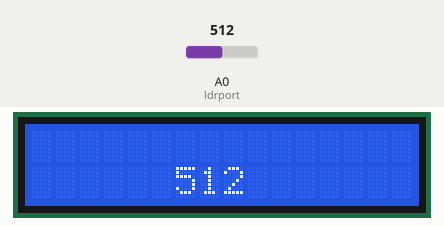
Bench run of a sketch on a simulated Arduino Uno, built with avr-gcc and run on an emulated ATmega328P. Parts: 16×2 character LCD. The test bench sets the inputs (shaded band); at power-on: A0 (ldrport) = 512. What the sketch prints to the serial monitor is not drawn.

Above: at 1.2 s.
1.3 s: A0 (ldrport) set to 716
At 2.3 s:
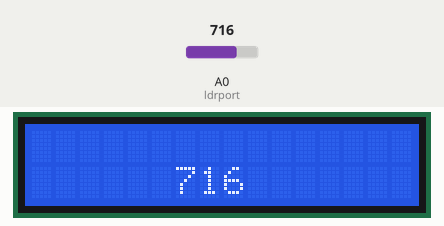
2.8 s: A0 (ldrport) set to 900
At 3.5 s:
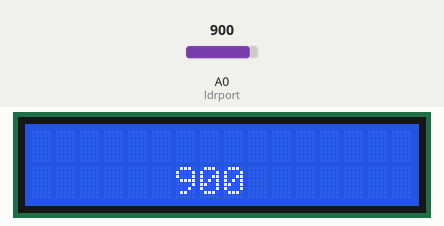
4.3 s: A0 (ldrport) set to 1023
At 4.6 s:
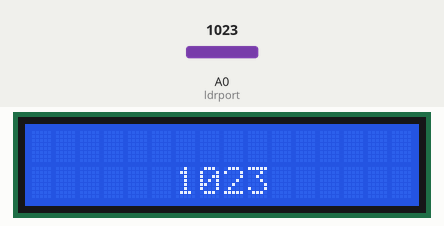
Timing chart, 0 to 7.3 s (numbered marks = the images above; inputs shaded):
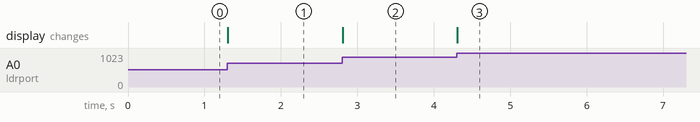

The sketch:

DISPLAYLDR.ino
```cpp
const int ldrport = A0;
int LDR = 0;

#include <LiquidCrystal.h> //inclusão da biblioteca do lcd

LiquidCrystal lcd (12, 11, 5, 4, 3, 2); //dizendo a função os pinos que vão ser ligados no lcd


void setup()
{
  Serial.begin (9600);
  lcd.begin(16, 2); // display de 16 colunas e 2 linhas

}

void loop()
{
  lcd.setCursor(6, 1); //Move o cursor do display para a segunda linha (0 = I, 1 = J)
  LDR = analogRead(ldrport);
  Serial.println(LDR);
  lcd.print(LDR);

}
```

Measured:
- after the input at 1.3 s, the display: changes at once (image 1)
- after the input at 2.8 s, the display: changes at once (image 2)
- after the input at 4.3 s, the display: changes at once (image 3)
